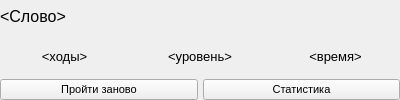
<?xml version="1.0" encoding="UTF-8"?>
<ui version="4.0">
 <class>LevelItem</class>
 <widget class="QWidget" name="LevelItem">
  <property name="geometry">
   <rect>
    <x>0</x>
    <y>0</y>
    <width>400</width>
    <height>100</height>
   </rect>
  </property>
  <property name="windowTitle">
   <string>Form</string>
  </property>
  <layout class="QVBoxLayout" name="verticalLayout_2">
   <property name="leftMargin">
    <number>0</number>
   </property>
   <property name="topMargin">
    <number>0</number>
   </property>
   <property name="rightMargin">
    <number>0</number>
   </property>
   <property name="bottomMargin">
    <number>0</number>
   </property>
   <item>
    <widget class="QLabel" name="level_word_label">
     <property name="font">
      <font>
       <family>Segoe UI</family>
       <pointsize>12</pointsize>
      </font>
     </property>
     <property name="text">
      <string>&lt;Слово&gt;</string>
     </property>
    </widget>
   </item>
   <item>
    <widget class="QWidget" name="horizontalLayout_4" native="true">
     <layout class="QHBoxLayout" name="horizontalLayout">
      <property name="leftMargin">
       <number>0</number>
      </property>
      <property name="topMargin">
       <number>0</number>
      </property>
      <property name="rightMargin">
       <number>0</number>
      </property>
      <property name="bottomMargin">
       <number>0</number>
      </property>
      <item>
       <widget class="QLabel" name="best_moves_count_label">
        <property name="sizePolicy">
         <sizepolicy hsizetype="Preferred" vsizetype="Preferred">
          <horstretch>1</horstretch>
          <verstretch>0</verstretch>
         </sizepolicy>
        </property>
        <property name="font">
         <font>
          <family>Segoe UI</family>
          <pointsize>10</pointsize>
         </font>
        </property>
        <property name="text">
         <string>&lt;ходы&gt;</string>
        </property>
        <property name="alignment">
         <set>Qt::AlignCenter</set>
        </property>
       </widget>
      </item>
      <item>
       <widget class="QLabel" name="level_num_label">
        <property name="sizePolicy">
         <sizepolicy hsizetype="Preferred" vsizetype="Preferred">
          <horstretch>1</horstretch>
          <verstretch>0</verstretch>
         </sizepolicy>
        </property>
        <property name="font">
         <font>
          <pointsize>10</pointsize>
         </font>
        </property>
        <property name="text">
         <string>&lt;уровень&gt;</string>
        </property>
        <property name="alignment">
         <set>Qt::AlignCenter</set>
        </property>
       </widget>
      </item>
      <item>
       <widget class="QLabel" name="best_time_label">
        <property name="sizePolicy">
         <sizepolicy hsizetype="Preferred" vsizetype="Preferred">
          <horstretch>1</horstretch>
          <verstretch>0</verstretch>
         </sizepolicy>
        </property>
        <property name="font">
         <font>
          <family>Segoe UI</family>
          <pointsize>10</pointsize>
         </font>
        </property>
        <property name="text">
         <string>&lt;время&gt;</string>
        </property>
        <property name="alignment">
         <set>Qt::AlignCenter</set>
        </property>
       </widget>
      </item>
     </layout>
    </widget>
   </item>
   <item>
    <layout class="QHBoxLayout" name="horizontalLayout_3">
     <property name="spacing">
      <number>5</number>
     </property>
     <item>
      <widget class="QPushButton" name="play_level_btn">
       <property name="font">
        <font>
         <family>Segoe UI</family>
         <pointsize>8</pointsize>
        </font>
       </property>
       <property name="text">
        <string>Пройти заново</string>
       </property>
      </widget>
     </item>
     <item>
      <widget class="QPushButton" name="show_statistics_btn">
       <property name="font">
        <font>
         <family>Segoe UI</family>
         <pointsize>8</pointsize>
        </font>
       </property>
       <property name="text">
        <string>Статистика</string>
       </property>
      </widget>
     </item>
    </layout>
   </item>
  </layout>
 </widget>
 <resources/>
 <connections/>
</ui>
